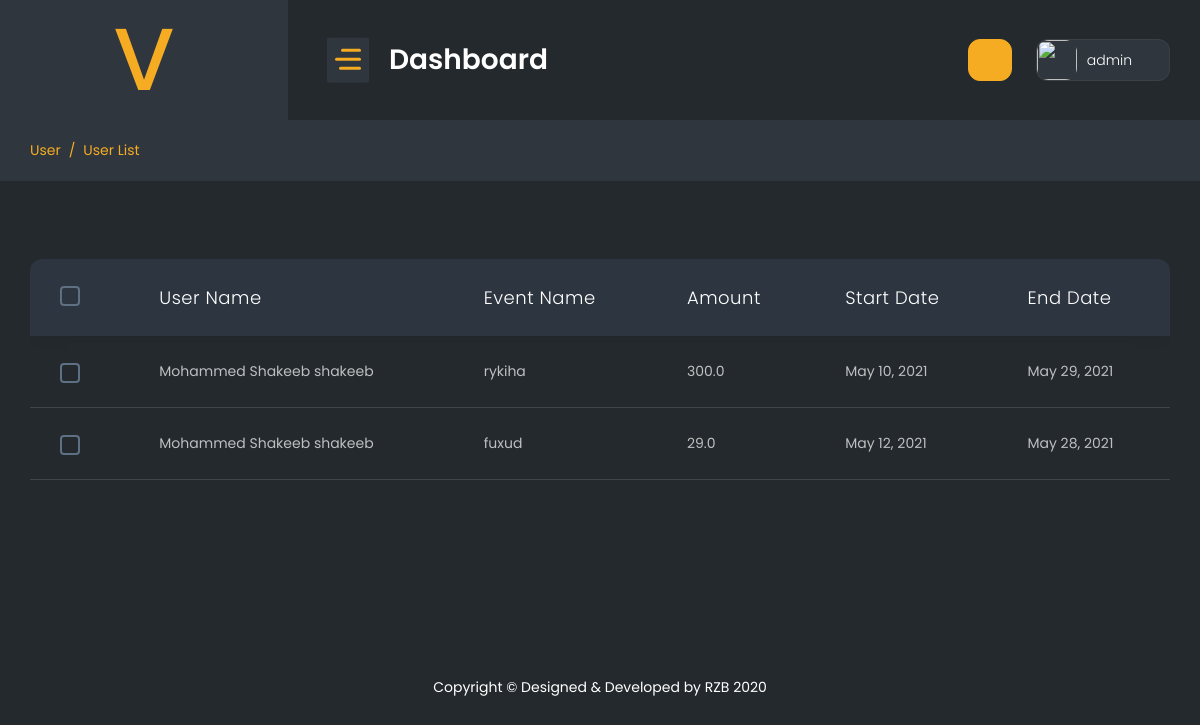
The app's page /superadminregister (signed in), older data.
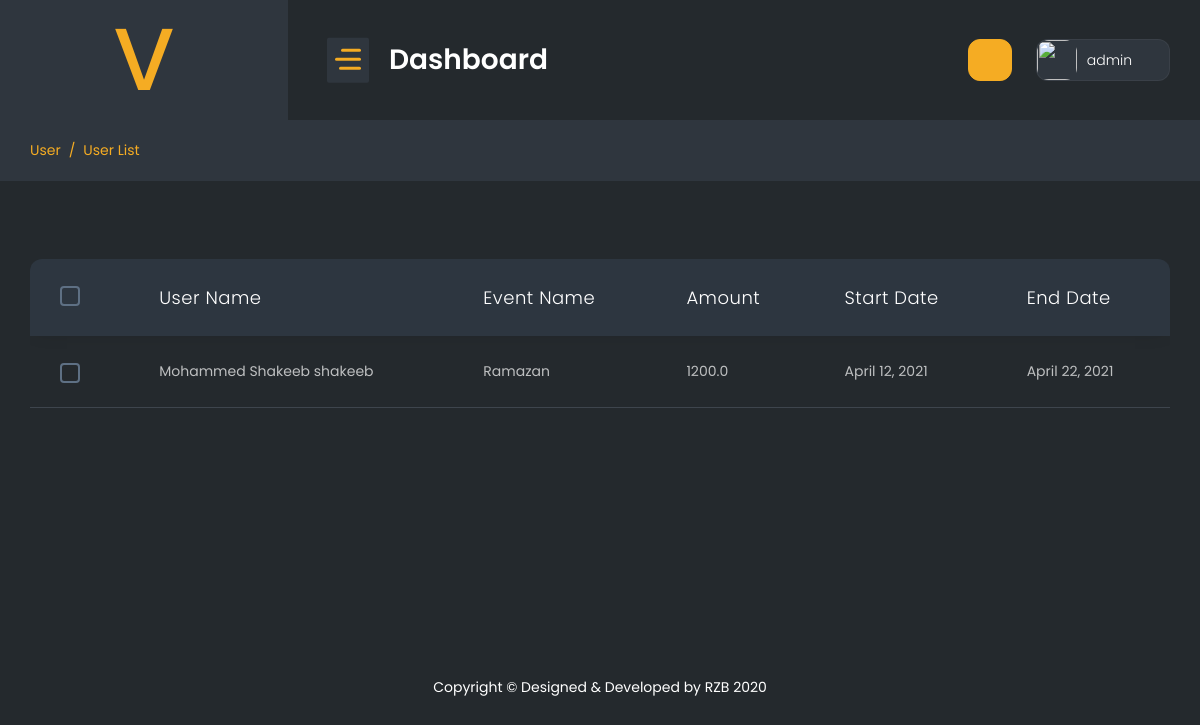
The same page, newer data.
### webapp/models.py (models this page shows, shortened)
class User_Event_Registration(models.Model):
    Registration_id = models.AutoField(primary_key=True)
    user_id = models.ForeignKey(User_Signup , on_delete=models.SET_NULL,blank=True,null=True)
    EventId = models.ForeignKey(Event , on_delete=models.CASCADE ,blank=True,)
    Description = models.CharField(max_length=255, default="")
    created = models.DateTimeField(auto_now_add=True, blank=True)
    status =models.CharField(max_length=100, choices=STATUS , default="Disable")

class User_Signup(models.Model):
    user_id = models.AutoField(primary_key=True)
    Name = models.CharField(max_length=255, default="")
    Surname = models.CharField(max_length=255, default="")
    Ci = models.CharField(max_length=255, default="")
    Ruc = models.CharField(max_length=255, default="")
    Gender = models.CharField(max_length=20, default="")
    Phones = models.CharField(max_length=20, default="")
    Email = models.EmailField(max_length=255, default="")
    Direction = models.CharField(max_length=255, default="")
    City =  models.CharField(max_length=255, default="")
    Birth_date  = models.DateField()
    Creation = models.DateTimeField(auto_now_add=True, blank=True)
    Password = models.TextField(max_length=500 , default="")
    Token = models.CharField(max_length=40, default="")

class Event(models.Model):
    EventId = models.AutoField(primary_key=True)
    EventName = models.CharField(max_length=255, default="")
    Cost = models.FloatField(default=0.0)
    Registration_start = models.DateField()
    Registration_end = models.DateField()
    Runner_quantity = models.IntegerField(default=0)
    Event_logo = models.ImageField(upload_to='Eventlogo/',default="SuperAdmin/dummy.jpg")
    Status = models.CharField(max_length=50, default="")
    EventTypeId = models.ForeignKey(Event_Type , on_delete=models.SET_NULL,blank=True,null=True)
    Description = models.TextField(default="")
    created = models.DateTimeField(auto_now_add=True, blank=True)
    distance=models.FloatField(default="")
    def __str__(self):
        return self.EventName

### webapp/views.py (the view)
# urls.py: path('superadminregister',superadminregister.as_view(),name="superadminregister"),
class superadminregister(View):
    def get(self,request):
        if not request.session.has_key('adminid'):
            return redirect("/superadminlogin")
        try:
            data = User_Event_Registration.objects.all()
            return render(request ,'superadmin/register.html',{'data':data})
        except:
            return redirect("/superadmin")

### templates/superadmin/register.html (shortened to what this page needs)
{% extends "superadmin/base.html" %}
{% block body %}
<div class="container-fluid">
    <div class="page-titles">
        <ol class="breadcrumb">
            <li class="breadcrumb-item active"><a href="javascript:void(0)">User</a></li>
            <li class="breadcrumb-item"><a href="javascript:void(0)">User List</a></li>
        </ol>
    </div>
    <div class="row">
        <div class="col-lg-12">
            <div class="table-responsive">
                <table id="example-5" class="table display mb-4  fs-14">
                    <thead>
                        <tr>
                            <th>
                                <div class="checkbox mr-0 align-self-center">
                                    <div class="custom-control custom-checkbox ">
                                    </div>
                                </div>
                            </th>
                            <th>User Name</th>
                            <th>Event Name</th>
                            <th>Amount</th>
                            <th>Start Date</th>
                            <th>End Date</th>
                        </tr>
                    </thead>
                    <tbody>
                        {% for d in data %}
                        <tr>
                            <td>
                                <div class="checkbox mr-0 align-self-center">
                                    <div class="custom-control custom-checkbox ">
                                    </div>
                                </div>
                            </td>
                            <td>{{d.user_id.Name}} {{d.user_id.Surname}}</td>
                            <td>{{d.EventId}}</td>
                            <td>{{d.EventId.Cost}}</td>
                            <td>{{d.EventId.Registration_start}}</td>
                            <td>{{d.EventId.Registration_end}}</td>
                        </tr>
                        {% endfor %}
                    </tbody>
                </table>
            </div>
        </div>
    </div>
</div>
{% endblock body %}

Row changes from the older to the newer data that the page shows:
removed User_Event_Registration: user_id.Name "Mohammed Shakeeb", user_id.Surname "shakeeb", EventId "rykiha", EventId.Cost "300.0", EventId.Registration_start "May 10, 2021", EventId.Registration_end "May 29, 2021"
removed User_Event_Registration: user_id.Name "Mohammed Shakeeb", user_id.Surname "shakeeb", EventId "fuxud", EventId.Cost "29.0", EventId.Registration_start "May 12, 2021", EventId.Registration_end "May 28, 2021"
added User_Event_Registration: user_id.Name "Mohammed Shakeeb", user_id.Surname "shakeeb", EventId "Ramazan", EventId.Cost "1200.0", EventId.Registration_start "April 12, 2021", EventId.Registration_end "April 22, 2021"
